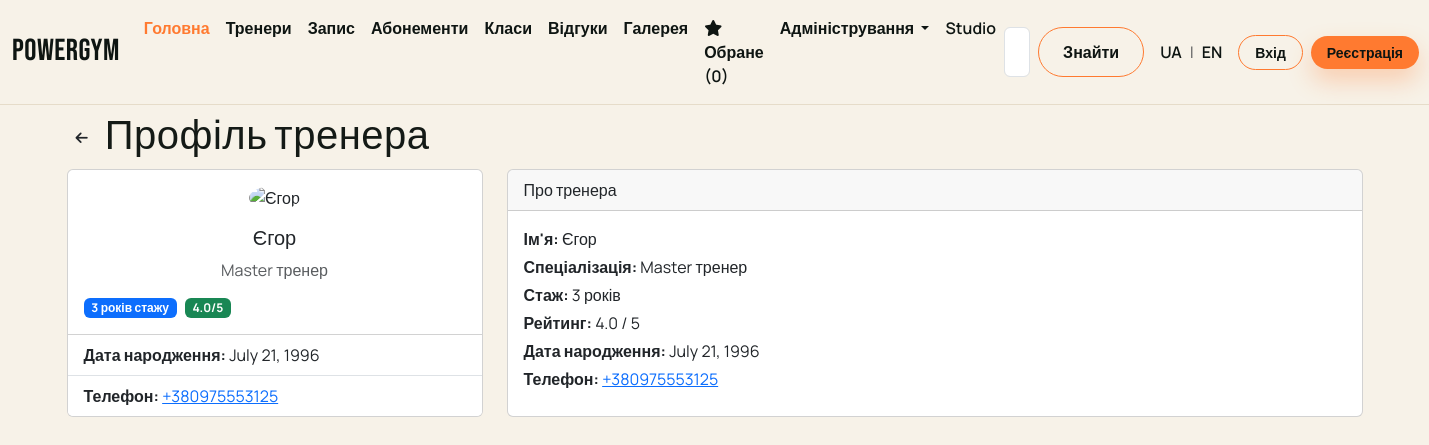
Screenshot of /barbers/2/ with the database file from the repository.
### treners/models.py (models this page shows, shortened)
class Barber(models.Model):
    GENDER_CHOICES = [
        ('M', 'Чоловік'),
        ('F', 'Жінка')
    ]
    POSITION_CHOICES = [
        ('J', 'Junior тренер'),
        ('S', 'Senior тренер'),
        ('M', 'Master тренер')
    ]
    name = models.CharField("Ім'я", max_length=100)
    photo = models.ImageField("Фото", upload_to='barber_photos/', blank=True, null=True)
    experience = models.IntegerField(
        "Стаж (років)", validators=[MinValueValidator(0), MaxValueValidator(60)]
    )
    birthdate = models.DateField("Дата народження")
    position = models.CharField("Спеціалізація", max_length=100, choices=POSITION_CHOICES)
    gender = models.CharField("Стать", max_length=1, choices=GENDER_CHOICES)
    rating = models.FloatField("Рейтинг", default=0)
    phone = models.CharField("Телефон", max_length=20)
    class Meta:
        verbose_name = "Тренер"
        verbose_name_plural = "Тренери"

### treners/views.py (the view)
# urls.py: path('<int:pk>/', views.barber_detail, name="barber_detail"),
def barber_detail(request, pk):
    barber = get_object_or_404(Barber, pk=pk)
    return render(request, "barbers/detail.html", {"barber": barber})

### favorites/context_processor.py (called while the page is built)
def favorite_barbers_count(request):
    return { 'fav_count': get_count_of_favorite_barbers(request) }

### favorites/favorites.py (called while the page is built)
def _is_authenticated(request):
    user = getattr(request, "user", None)
    return bool(user and getattr(user, "is_authenticated", False))

def _get_session_favorites(request):
    return request.session.get(FAVORITE_BARBERS_KEY, [])

def get_count_of_favorite_barbers(request):
    if _is_authenticated(request):
        _merge_session_to_user(request)
        return Favorite.objects.filter(user=request.user).count()
    return len(_get_session_favorites(request))

### home/context_processors.py (called while the page is built)
def ui_text(request):
    lang = request.session.get("lang", "uk")
    if lang not in ("uk", "en"):
        lang = "uk"
    return {"t": get_translations(lang), "lang": lang}

### home/translations.py (called while the page is built)
def get_translations(lang):
    return TRANSLATIONS.get(lang, TRANSLATIONS["uk"])

### treners/templates/barbers/detail.html
{% extends "layout.html" %} {% block content %}
<div class="d-flex align-items-center gap-2 my-2">
  <a href="javascript:history.back()" class="btn btn-sm">
    <i class="fa-solid fa-arrow-left"></i>
  </a>
  <h1 class="mb-0">{{ t.trainer_detail_title }}</h1>
</div>
<div class="row g-4">
  <div class="col-lg-4">
    <div class="card h-100">
      <div class="card-body text-center">
        {% if barber.photo %}
        <img
          style="
            height: 150px;
            width: 150px;
            object-fit: cover;
            border-radius: 50%;
          "
          src="{{barber.photo.url}}"
          alt="{{ barber.name }}"
          class="mb-3"
        />
        {% else %}
        <img
          style="
            height: 150px;
            width: 150px;
            object-fit: cover;
            border-radius: 50%;
          "
          src="https://images.unsplash.com/photo-1521805103424-d8f8430e8934?auto=format&fit=crop&w=400&q=80"
          alt="{{ barber.name }}"
          class="mb-3"
        />
        {% endif %}
        <h5 class="card-title">{{ barber.name }}</h5>
        <p class="card-text text-muted">{{ barber.get_position_display }}</p>
        <div class="d-flex align-items-center gap-2">
          <span class="badge text-bg-primary"
            >{{ barber.experience }} {{ t.trainer_detail_experience_badge }}</span
          >
          <span class="badge text-bg-success">{{ barber.rating }}/5</span>
        </div>
      </div>
      <ul class="list-group list-group-flush">
        <li class="list-group-item">
          <strong>{{ t.trainer_detail_birthdate }}:</strong>
          {{ barber.birthdate }}
        </li>
        <li class="list-group-item">
          <strong>{{ t.trainer_detail_phone }}:</strong>
          <a href="tel:{{ barber.phone }}">{{ barber.phone }}</a>
        </li>
      </ul>
    </div>
  </div>
  <div class="col-lg-8">
    <div class="card h-100">
      <div class="card-header">{{ t.trainer_detail_about }}</div>
      <div class="card-body">
        <p class="mb-1">
          <strong>{{ t.trainer_detail_name }}:</strong> {{ barber.name }}
        </p>
        <p class="mb-1">
          <strong>{{ t.trainer_detail_specialization }}:</strong>
          {{ barber.get_position_display }}
        </p>
        <p class="mb-1">
          <strong>{{ t.trainer_detail_experience }}:</strong>
          {{ barber.experience }} {{ t.trainer_detail_years }}
        </p>
        <p class="mb-1">
          <strong>{{ t.trainer_detail_rating }}:</strong> {{ barber.rating }} / 5
        </p>
        <p class="mb-1">
          <strong>{{ t.trainer_detail_birthdate }}:</strong> {{ barber.birthdate }}
        </p>
        <p class="mb-0">
          <strong>{{ t.trainer_detail_phone }}:</strong>
          <a href="tel:{{ barber.phone }}">{{ barber.phone }}</a>
        </p>
      </div>
    </div>
  </div>
</div>
{% endblock %}

### static/css/style.css (style rules this page uses)
:root { --gym-ink: #141a16; --gym-dark: #0e1512; --gym-cream: #f7f2e8; --gym-sand: #e6dcc9; --gym-accent: #ff7a30; --gym-accent-2: #b4f272; --gym-shadow: rgba(15, 20, 18, 0.18); }
body { font-family: "Manrope", sans-serif; background: var(--gym-cream); color: var(--gym-ink); }
h1, h2, h3, .navbar-brand, .hero-title, .section-title { font-family: "Bebas Neue", sans-serif; letter-spacing: 0.5px; }

### rows the page displays
Barber: name "Єгор", position "Master тренер", experience "3", rating "4.0", birthdate "July 21, 1996", phone "+380975553125"

### other values shown
{{ t.nav_home }} "Головна"
{{ t.nav_trainers }} "Тренери"
{{ t.nav_book }} "Запис"
{{ t.nav_memberships }} "Абонементи"
{{ t.nav_classes }} "Класи"
{{ t.nav_reviews }} "Відгуки"
{{ t.nav_gallery }} "Галерея"
{{ t.nav_favorites }} "Обране"
{{ fav_count }} "0"
{{ t.nav_admin }} "Адміністрування"
{{ t.nav_studio }} "Studio"
{{ t.nav_search_button }} "Знайти"
{{ t.auth_login }} "Вхід"
{{ t.auth_register }} "Реєстрація"
{{ t.trainer_detail_title }} "Профіль тренера"
